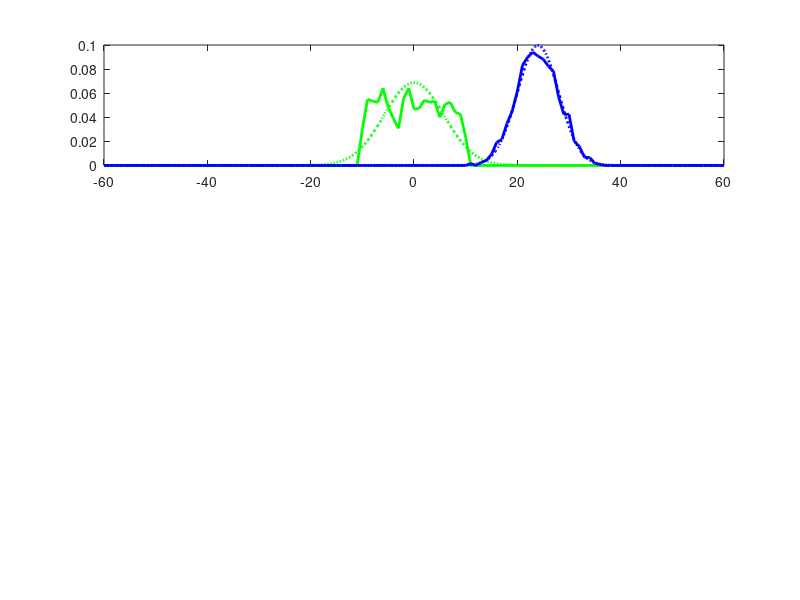

MATLAB code for this plot: (Note: this script raises an error after producing the figure.)

clc
close all hidden;
clear all hidden;



sd = [4 3.8 2.8];
p = [10 30 50];
g = [0.8 0.95 1];
for ii = 1:3
	x = -60:0.1:60;
	y = p(ii)*2*(rand(size(x))-0.5);
	sbox(ii) = std(y);
	indx	= min(x):max(x);
	N		= hist(y,indx);
	N		= N./sum(N)/1;
	y		= normpdf(x,0,sbox(ii));
	
	r		= g(ii)*30+sd(ii)*randn(size(x));
	indx	= min(x):max(x);
	R		= hist(r,indx);
	R		= R./sum(R)/1;
	r		= normpdf(x,g(ii)*30,sd(ii));
	
	subplot(3,1,ii)
	plot(indx,N,'g-','LineWidth',2)
	hold on
	plot(x,y,'g:','LineWidth',2)
	plot(indx,R,'b-','LineWidth',2);
	plot(x,r,'b:','LineWidth',2)
	% axis off
	pa_verline(30,'k-');
end

figure
plot(p,sbox)
mean(sbox./p)


%% Something



s		= 0:.1:20;
sp		= 5:.1:40;
[s,sp] = meshgrid(s,sp);
S		= s.^2;
SP		= sp.^2;

G		= 1 - S./SP;

figure
caxis([0 50]);
contourf(s,G,sp,0:2.5:50);
cax = caxis;
hold on
axis square
axis([0 10 0 1]);
cax = caxis
col = colormap;
% indx = 0:length(col)-1;
indx = linspace(cax(1),cax(2),length(col));
for ii = 1:3
	[mn,idx] = min(abs(indx-0.5783*p(ii)));
	plot(sd(ii),g(ii),'ko','MarkerFaceColor',col(idx,:),'MarkerSize',15,'MarkerEdgeColor','w');
% 	text(sd(ii),g(ii),num2str(0.5783*p(ii),2));
end
colorbar;


sd = [2 2.5 2];
p = [10 30 50];
g = [0.9 0.97 1];
for ii = 1:3
	[mn,idx] = min(abs(indx-0.5783*p(ii)));
	plot(sd(ii),g(ii),'ko','MarkerFaceColor',col(idx,:),'MarkerSize',15,'MarkerEdgeColor','w');
% 	text(sd(ii),g(ii),num2str(0.5783*p(ii),2));
end
colorbar;
ylim([0.7 1]);
xlim([0 7]);
xlabel('\sigma_R');
ylabel('Gain');
axis square;

return
alpha = -120:120;
s = -4*sind(alpha);
subplot(121)

%% head task, head-fixed
plot(alpha,s,'k-','LineWidth',2);

%% world task, head-fixed
plot(alpha,s,'k-','LineWidth',2);

a = cosd(alpha).*s;

axis square;
hold on
% subplot(122)
plot(alpha,a,'r-','LineWidth',2);
axis square;
axis([-130 130 -13 13]);
set(gca,'XTick',-120:30:120,'YTick',-12:3:12);
grid on

subplot(122)
plot(s,a,'r-','LineWidth',2);
axis square;
axis([-13 13 -13 13]);
set(gca,'XTick',-120:30:120,'YTick',-12:3:12);
grid on

% %% Initialization
% f0     = 250; % base frequency (Hz)
% N 		= 128; % # components
% fNr 	= 0:1:N-1; % every frequency step
% f   	= f0 * 2.^(fNr/20); % frequency vector (Hz)
% dur 	= 1; % sound's duration (s)
% Fs		= 44100; % sample frequency (Hz)
% ns		= round(dur*Fs); % number of time samples
% t 		= (1:ns)/Fs; % time vector (s);
%
% %% Sum carriers, in a for-loop
% snd 	= 0;
% for i = 1:N
% 	phi 		= 2*pi*rand(1); % random phase between 0-2pi
% 	carrier		= sin( 2*pi * f(i) * t + phi );
% 	snd			= snd+carrier;
% end
% snd 	= snd/N;
%
% plot(snd)
% wavplay(snd)
